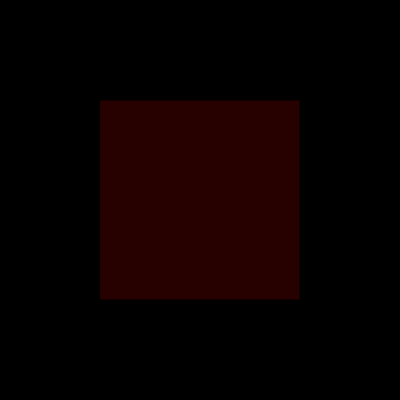
Frame 1 (no input)
Frame 60 (no input): identical to frame 1, image omitted
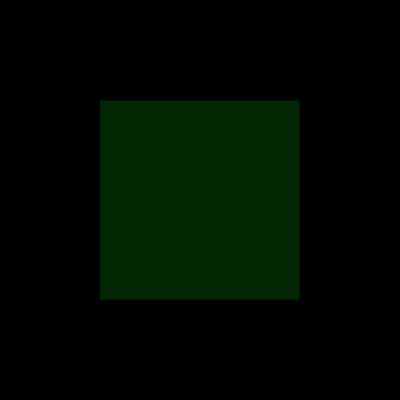
Frame 120 (the mouse pressed at the canvas centre since frame 60)

The p5.js sketch that drew these frames (run headless with seeded random() and noise() and a simulated clock; from frame 60 on, the mouse is pressed at the canvas centre):

// p5.js sketch
// ── sketch.js
// let mycolors = ["red", "green", "yellow"];
let mycolors = [];

let index = 0;

function setup() {
  createCanvas(400, 400);
  mycolors[0] = color(100,0,0,100);
  mycolors[1] = color(0,100,0,100);
  mycolors[2] = color(0,0,100,100);
}

function draw() {
  background(0);
  // fill(255);
  fill(mycolors[index]);
  // textSize(32);
  // text(words[index], 12, 200);
  rect(100,100,200,200);
}

function mousePressed() {
  index = index + 1;
  if (index == mycolors.length) {
    index = 0;
  }
}

// What is an Array?
// Code! Programming with p5.js
// The Coding Train / Daniel Shiffman
// https://thecodingtrain.com/beginners/p5js/7.1-what-is-an-array.html
// https://youtu.be/VIQoUghHSxU
// https://editor.p5js.org/codingtrain/sketches/DmwVbhOZ
